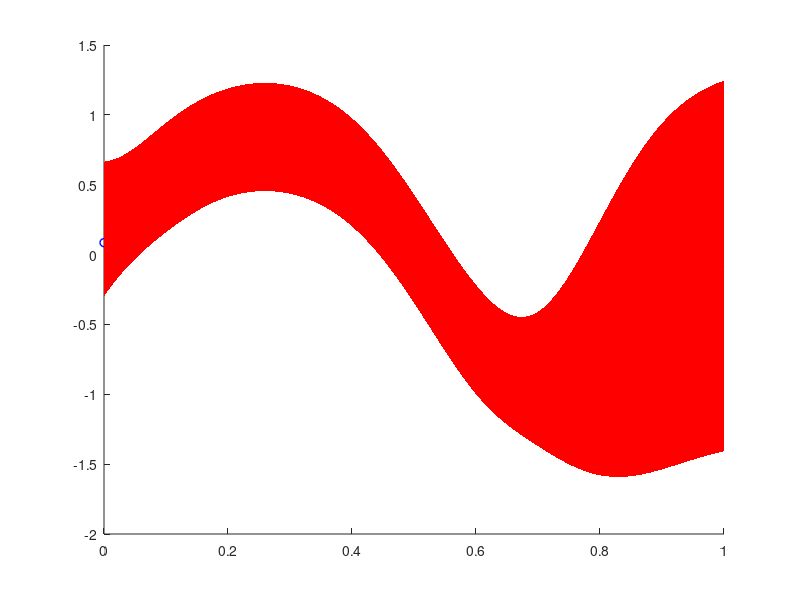

Here is the MATLAB script that generated this plot: (Note: this script raises an error after producing the figure.)
% clear enviroments
close all; clear;

% generating synthetic data
N = 10; SIGMA =.3;
X = linspace(0,.7,N)';
Y = @(x) sin(2*pi*x);
ns = normrnd(0,SIGMA^2,size(X));
T = Y(X) + ns;

% GP regression

% contructing kernel
F = 200; % number of features
lambda = .1;
phi = @(x) bsxfun(@power,x,0:F); % basis function
k = @(x,xl) (sqrt(2*pi*lambda^1.5)*exp(-(4*lambda^2)\bsxfun(@minus,x,xl').^2)); % kernel
mu = @(n) zeros(size(n,1),1); % zero mean

n = 1000; x = linspace(0,1,n)';
m = mu(x);
kxx = k(x,x);
% s = bsxfun(@plus,m,chol(kxx + 1.0e-8 * eye(n))' * randn(n,3));
% stdpi = sqrt(diag(kxx));

% prior
M = mu(X);
kXX = k(X,X);
G = chol(kXX + SIGMA^2 * eye(N));

% learning
A = k(X,x)'/G;

% post
mpost = m + A * (G' \ (T-M));
vpost = kxx - A * A';
stdpost = sqrt(diag(vpost));

% plot
figure;
hold on;
plot(X,T,'o','LineWidth',1,'Color','blue');
plot(x,mpost,'-','LineWidth',1,'Color','red');
%plot(x,mpost-2*stdpost,'-','LineWidth',1,'Color','green');
%plot(x,mpost+2*stdpost,'-','LineWidth',1,'Color','green');
fill([x;flipud(x)], [mpost-2*stdpost;flipud(mpost+2*stdpost)], 'r','LineStyle','none');
alpha(.15)
fplot(Y,[0,1],'LineWidth',1,'Color','green');
hold off;
legend('Data','Post Mean','$\pm$ 2 $\times$ Post std ','f(x)=$\sin (2 \pi x)$','Interpreter','latex');
xlim([-.02 1.02]); ylim([-1.5 1.5]);
